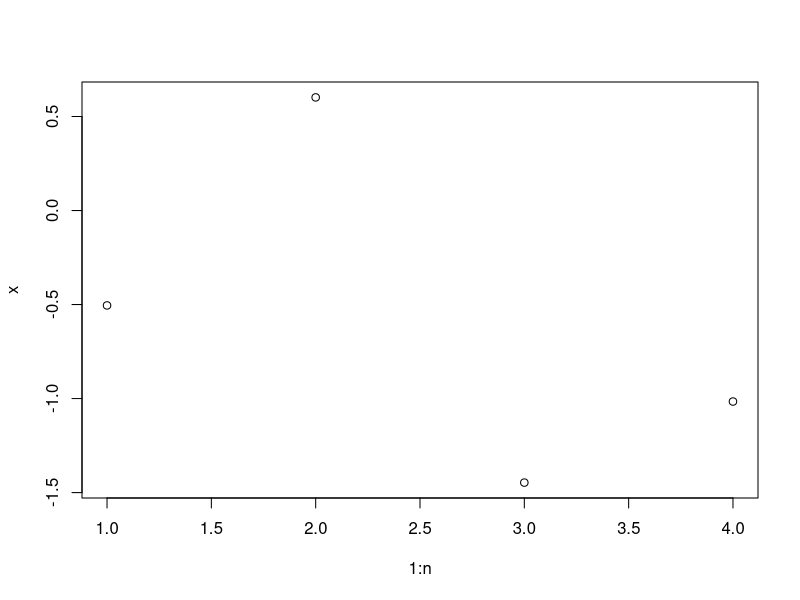

Recreate this plot in R. (Note: this script raises an error after producing the figure.)
## ---- chunk 1
knitr::opts_chunk$set(echo = TRUE)
## ---- chunk 2
#Creating the structure matrix
n = 4
R <- diag(2, n)
R[abs(row(R) - col(R)) == 1] <- -1
R[1, 1] <- 1
R[n, n] <- 1

R

k <- 1 #A constant connected top variance
Q <- k*R
mu <- rep(0, n)
## ---- chunk 3
# Eigenvalues
eigVecs <- eigen(Q, symmetric=TRUE) #Finds the eigenvectors

eigVals <- rep(0, n)
for(i in 2:n){
  eigVals[i] <- (2 - 2*cos(pi*(i - 1)/n))*k #Finds the eigenvalues
}

EVInv <- rev(sqrt(1/eigVals))  #Invert and square root for scaling

z <- rnorm(n-1) #Standard normal sample
y <- rep(0, n-1)
for(i in 1:(n-1)){
  y[i] <- z[i] * EVInv[i] #Computes the ys
}
x <- rep(0, n)
for(i in 1:(n-1)){
  x <- x + y[i]*eigVecs$vectors[1+i, 1:n] 
}


## ---- chunk 4
plot(1:n, x)
## ---- chunk 5
A <- eigVecs$vectors[1, 1:n]
Q_inv <- solve(Q)
det(Q)

Q_new <- Q + A%*%t(A)

L <- t(chol(Q_new)) #The lower triangle cholesky decomp.
z <- rnorm(n)
v <- solve(t(L), z)



Q_inv <- solve(Q_new)
det(Q_new)

x_adj <- x - Q_inv%*%A *solve(t(A)%*%Q_inv%*%A)*(t(A)%*%x)
## ---- chunk 6
#Libraries
library(ggplot2)
library(tidyr)

library(ggpubr)
## ---- chunk 7
RW1 <- function(sigma, T){
  # sigma^2 is the variance for the transitions and T is the number of points
  x <- rep(0, T)
  z <- sigma * rnorm(T-1)
  for(j in 2:T){
    x[j] <- x[j-1] + z[j-1]
  }
  return(x)
}

#Parameters for simulation of RW1
n <- 10
T <- 100
sigma <- 1

df <- data.frame(matrix(NA, nrow = T, ncol = n))
set.seed(0)
for (i in 1:n){
  df[, i] <- RW1(sigma, T) 
}

df$t <- 1:nrow(df)  # Create a time index from 1 to n

# Reshape the dataframe to long format
df_long <- df %>% pivot_longer(cols = starts_with("X"), names_to = "variable", values_to = "value")

# Plot all lines using ggplot
RW1_plot <- ggplot(df_long, aes(x = t, y = value, color = variable)) +
  geom_line() +
  labs(title = "RW1 with N=100", x = "Time", y = "y") +
  theme(legend.position = "none")

## ---- chunk 8
RW2 <- function(sigma, T){
  # sigma^2 is the variance for the transitions and T is the number of points
  x <- rep(0, T)
  z <- sigma * rnorm(T-1)
  for(j in 3:T){
    x[j] <- 2*x[j-1] - x[j-2] + z[j-1]
  }
  return(x)
}

#Parameters for simulation of RW2
n <- 10
T <- 100
sigma <- 1

df2 <- data.frame(matrix(NA, nrow = T, ncol = n))
set.seed(0)
for (i in 1:n){
  df2[, i] <- RW2(sigma, T)
}

df2$t <- 1:nrow(df2)  # Create a time index from 1 to n

# Reshape the dataframe to long format
df2_long <- df2 %>% pivot_longer(cols = starts_with("X"), names_to = "variable", values_to = "value")

# Plot all lines using ggplot
RW2_plot <- ggplot(df2_long, aes(x = t, y = value, color = variable)) +
  geom_line() +
  labs(title = "RW2 with N=100", x = "Time", y = "y") +
  theme(legend.position = "none")


## ---- chunk 9
RW_figure <- ggarrange(RW1_plot, RW2_plot, ncol = 1)

RW_figure
## ---- chunk 10
#Simulating non-shocked data

#Parameters
E = 10
mu = 4
sigma = 2
T = 100 #Number of time points

#A single simulation
x <- RW1(sigma, T)
rates <- E * exp(mu + x) #rates is E*lambda or E*exp(mu + x)
y <- sapply(rates, function(r) rpois(1, r)) #samples from the Poisson

plot(1:100, x)

rates
